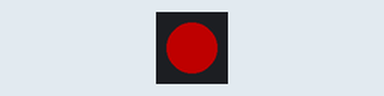
This sketch was run on a simulated Arduino Uno, built with avr-gcc and run on an emulated ATmega328P. Parts: 1 RGB LEDs in strip order, left to right. Dim RGB values are drawn brighter than linear.

Above: at 0.2 s.
At 0.7 s:
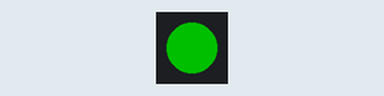
At 2.7 s:
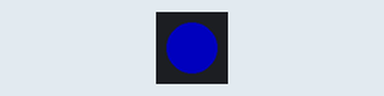
Timing chart, 0 to 3.5 s (numbered marks = the images above):
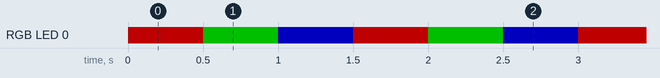

The sketch:

Arduino_UNO_neo_pixel.ino
```cpp
#include <Adafruit_NeoPixel.h>

#define LED_PIN 6
#define NUM_LEDS 1

Adafruit_NeoPixel strip(NUM_LEDS, LED_PIN, NEO_GRB + NEO_KHZ800);

void setup() {
  strip.begin();
  strip.setBrightness(80);
  strip.show();
}

void loop() {
  // Rainbow colours
  strip.setPixelColor(0, strip.Color(255, 0, 0)); // Red
  strip.show();
  delay(500);

  strip.setPixelColor(0, strip.Color(0, 255, 0)); // Green
  strip.show();
  delay(500);

  strip.setPixelColor(0, strip.Color(0, 0, 255)); // Blue
  strip.show();
  delay(500);
}
```

Measured:
- by itself, RGB LED 0: repeats every 1.5 s: RGB(0, 80, 0) 0.50 s, RGB(0, 0, 80) 0.50 s, RGB(80, 0, 0) 0.50 s
- by itself, everything shown: repeats every 1.5 s, in 3 steps
